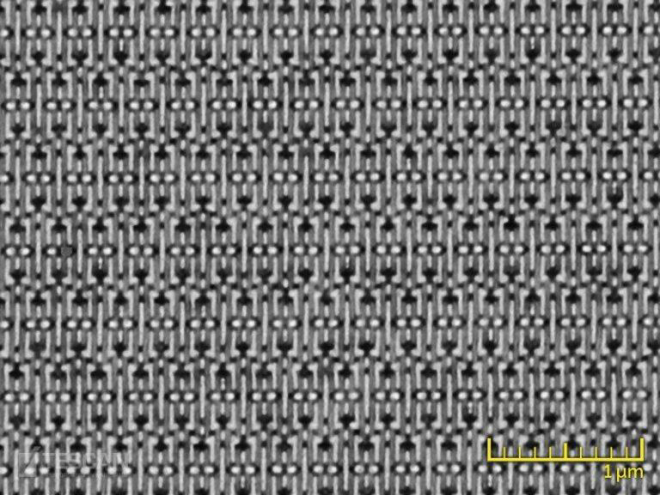
#> input picture 3_python/Inputs/Sample image.png, 660 x 495 px
$ jupyter execute 2_segmentation.ipynb
#> lines starting #> are read from the running program, lines starting #| are printed output that depends on the picture; after the words box and inside, x2 and y2 are one past the last pixel; in counts of white or black regions, pixels touching at a corner belong together
[cell 1]
# %%

# IMPORT
# ==============================================================================================
import math
import numpy as np
import cv2
import imageio as iio
import skimage.measure as measure
from matplotlib import pyplot as plt

[cell 2]
# %%

# FUNCTIONS
# ==============================================================================================
def calculate_circularity(area, perimeter):
  circularity = (4 * math.pi * area) / (perimeter * perimeter)
  return circularity


def dilate_mask(mask_raw, dilatation_size=5, dilation_shape=cv2.MORPH_ELLIPSE):
    element = cv2.getStructuringElement(dilation_shape, (2 * dilatation_size + 1, 2 * dilatation_size + 1), (dilatation_size, dilatation_size))
    mask_dilated = cv2.dilate(mask_raw, element)
    return mask_dilated


def filter_mask_1(im_gray, mask_raw):
    mask_label = measure.label(mask_raw)
    props_tab = measure.regionprops_table(mask_label, properties=('centroid', 'area', 'perimeter'))

    area_level = [40, 140]
    perimeter_level = [200, 250]
    circularity_level = [0.85, 10]

    circularity = calculate_circularity(props_tab['area'], props_tab['perimeter'])

    id_area = (props_tab['area']>=area_level[0]) * (props_tab['area']<=area_level[1])
    id_circularity = (circularity>=circularity_level[0]) * (circularity<=circularity_level[1])
    id_keep = id_area * id_circularity

    mask_label_new = mask_label.copy()

    ids = np.unique(mask_label)
    ids = ids[1:] # ignore background value 0

    for i in range(ids.shape[0]):

        tem = (mask_label==ids[i])
        tem_2 = tem * im_gray

        if (not id_keep[i]) or (tem_2.max() < 215): # filter by area and intensity
            tem = tem * ids[i]
            mask_label_new  = mask_label_new  - tem

    # plt.imshow(mask_label_new)

    mask_output = (mask_label_new > 0).astype(np.uint8)

    return mask_output


def filter_mask_2(mask_raw):
    mask_label = measure.label(mask_raw)
    props_tab = measure.regionprops_table(mask_label, properties=('centroid',))

    sum_x_direction = np.sum(mask_raw, axis=1)

    mask_label_new = mask_label.copy()

    ids = np.unique(mask_label)

    for i in range(1, ids.shape[0]):

        center_y = int(props_tab['centroid-0'][i-1])

        if sum_x_direction[center_y] < mask_raw.shape[0]/4:

            tem = (mask_label==ids[i])
            tem = tem * ids[i]

            mask_label_new = mask_label_new - tem

    # plt.imshow(mask_label_new)
    mask_output = (mask_label_new > 0).astype(np.uint8)

    return mask_output

[cell 3]
# %%

# READ IMAGE
# ==============================================================================================
image = cv2.imread('Inputs/Sample image.png')
#> image is the input picture: shape (495, 660, 3); mean B, G, R 116.3, 116.8, 116.9
im_gray = cv2.cvtColor(image, cv2.COLOR_BGR2GRAY)
plt.imshow(im_gray, cmap='gray')
plt.show()

[cell 4]
# %%

# THESHOLD IMAGE TO GENERATE RAW MASK
# ==============================================================================================
lowers = np.array([20])
highers = np.array([150])
mask_raw_1 = cv2.inRange(im_gray, lowers, highers)
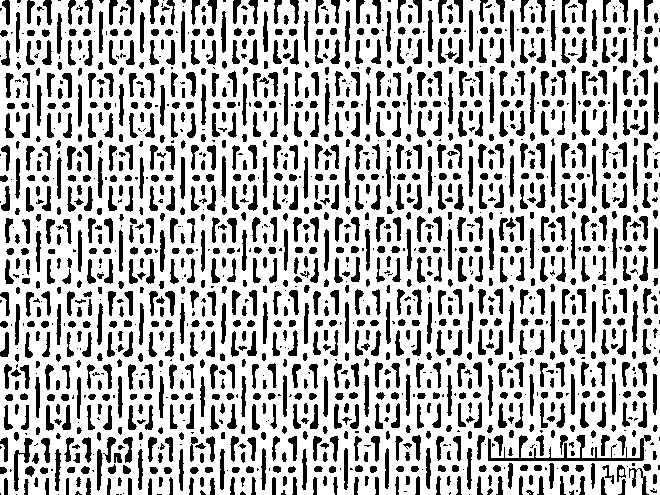
#> mask_raw_1: shape (495, 660); 71.4% white; 1667 black regions (392 under 20 px), largest, box (x1, y1, x2, y2) and area: (488, 435, 651, 461) 976, (14, 438, 33, 491) 301, (489, 228, 494, 270) 179
plt.imshow(mask_raw_1)
plt.show()

[cell 5]
# %%

lowers = np.array([130])
highers = np.array([255])
mask_raw_2 = cv2.inRange(im_gray, lowers, highers)
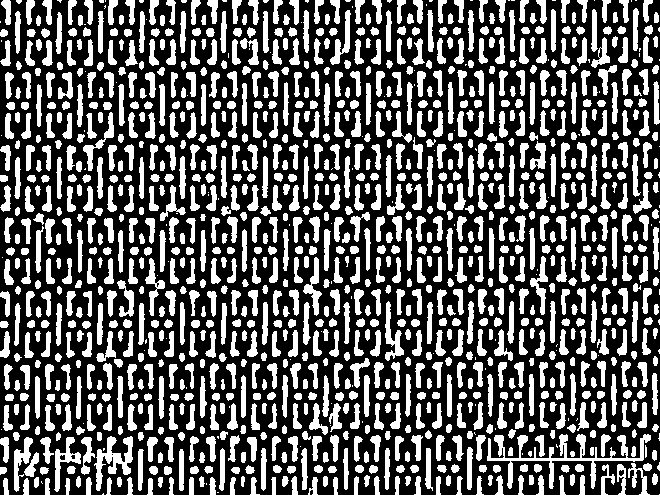
#> mask_raw_2: shape (495, 660); 36% white; 1268 white regions (118 under 20 px), largest, box (x1, y1, x2, y2) and area: (487, 434, 651, 489) 1838, (94, 436, 133, 491) 845, (54, 437, 81, 492) 458
plt.imshow(mask_raw_2)
plt.show()

[cell 6]
# %%

# FILTER RAW MASK
# ==============================================================================================
# Filter mask_raw for 1st time
mask_clean_1 = filter_mask_1(im_gray, mask_raw_2)
#> in filter_mask_1, `mask_label = measure.label(mask_raw)`:
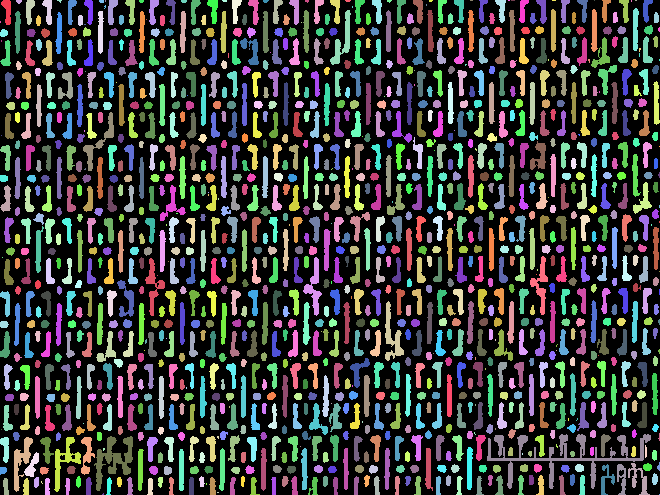
#> mask_label: shape (495, 660) int64; 1269 distinct labels, from 0 to 1268; one colour per label, 0 black
#> in filter_mask_1, `props_tab = measure.regionprops_table(mask_label, properties=('centroi..`: props_tab = 4 items
#> in filter_mask_1, `ids = np.unique(mask_label)`: ids = 1269 values from 0 to 1268
#> in filter_mask_1, `ids = ids[1:]`: ids = 1268 values from 1 to 1268
#> after the loop in filter_mask_1, `for i in range(ids.shape[0]):`:
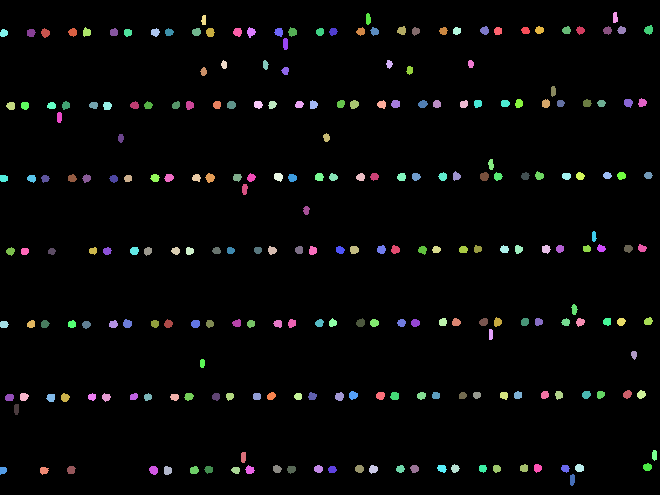
#> mask_label_new: shape (495, 660) int64; 245 distinct labels, from 0 to 1221; one colour per label, 0 black
#> after the loop in filter_mask_1, `for i in range(ids.shape[0]):`: tem: shape (495, 660) int64; values 0 (black) and 1268 (white), 0% white in thin lines or dots, all inside (x1, y1, x2, y2) = (659, 494, 660, 495)
#> in filter_mask_1, `mask_output = (mask_label_new > 0).astype(np.uint8)`: mask_output: shape (495, 660); values 0 (black) and 1 (white), 4.1% white; 244 white regions, largest, box (x1, y1, x2, y2) and area: (205, 173, 215, 183) 67, (480, 172, 489, 181) 66, (644, 25, 653, 35) 64
plt.imshow(mask_clean_1)
plt.show()

[cell 7]
# %%

# Filter mask_raw for 2nd time
mask_clean_2 = filter_mask_2(mask_clean_1)
#> in filter_mask_2, `mask_label = measure.label(mask_raw)`:
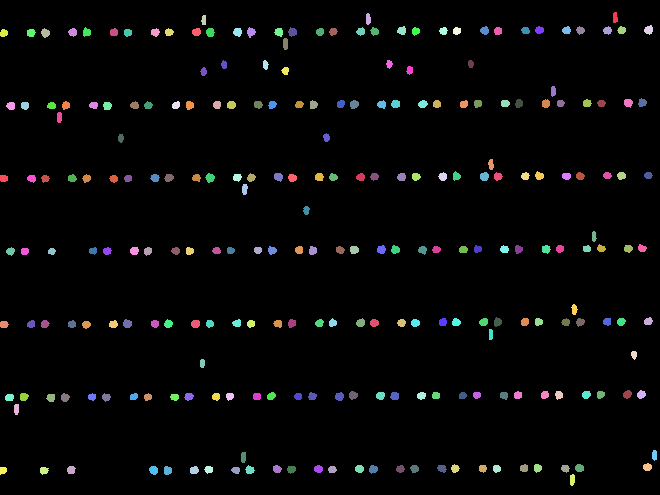
#> mask_label: shape (495, 660) int64; 245 distinct labels, from 0 to 244; one colour per label, 0 black
#> in filter_mask_2, `props_tab = measure.regionprops_table(mask_label, properties=('centroi..`: props_tab = 2 items
#> in filter_mask_2, `sum_x_direction = np.sum(mask_raw, axis=1)`: sum_x_direction = 495 values, max 272 at index 177, min 0 at index 0, mean 26.76
#> in filter_mask_2, `ids = np.unique(mask_label)`: ids = 245 values from 0 to 244
#> the loop in filter_mask_2, `for i in range(1, ids.shape[0]): ` made 244 passes
#> center_y on passes 1 to 3: 17, 18, 19
#> after the loop in filter_mask_2, `for i in range(1, ids.shape[0]):`: mask_label_new: shape (495, 660) int64; 218 distinct labels, from 0 to 243
#> after the loop in filter_mask_2, `for i in range(1, ids.shape[0]):`: tem: shape (495, 660) int64; values 0 (black) and 244 (white), 0.02% white; 1 white region, box (x1, y1, x2, y2) and area: (570, 474, 575, 486) 52
#> in filter_mask_2, `mask_output = (mask_label_new > 0).astype(np.uint8)`:
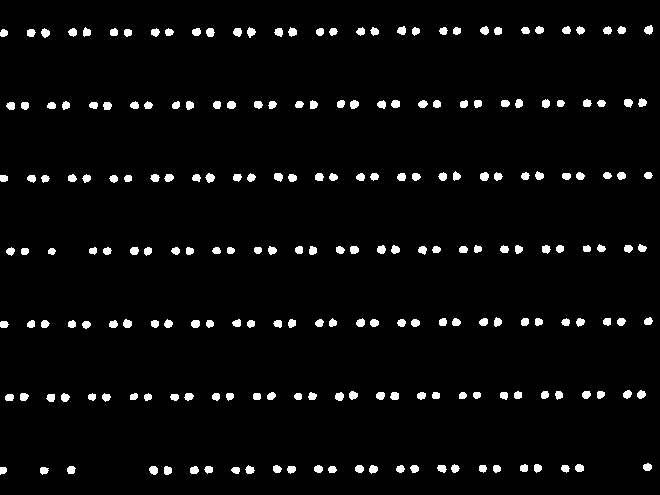
#> mask_output: shape (495, 660); values 0 (black) and 1 (white), 3.7% white; 217 white regions, largest, box (x1, y1, x2, y2) and area: (205, 173, 215, 183) 67, (480, 172, 489, 181) 66, (644, 25, 653, 35) 64
plt.figure()
plt.imshow(mask_clean_2)
plt.show()

[cell 8]
# %%

# Dilate filtered mask
dilatation_size = 5
dilation_shape = cv2.MORPH_ELLIPSE
mask_dilated = dilate_mask(mask_clean_2, dilatation_size, dilation_shape)
#> in dilate_mask, `mask_dilated = cv2.dilate(mask_raw, element)`: mask_dilated: shape (495, 660); values 0 (black) and 1 (white), 16.3% white; 114 white regions, largest, box (x1, y1, x2, y2) and area: (228, 22, 261, 43) 526, (144, 461, 177, 480) 518, (269, 22, 302, 42) 517
plt.imshow(mask_dilated)
plt.show()

[cell 9]
# %%

# Combine mask
mask_combined = (mask_raw_1 * mask_dilated) / 255
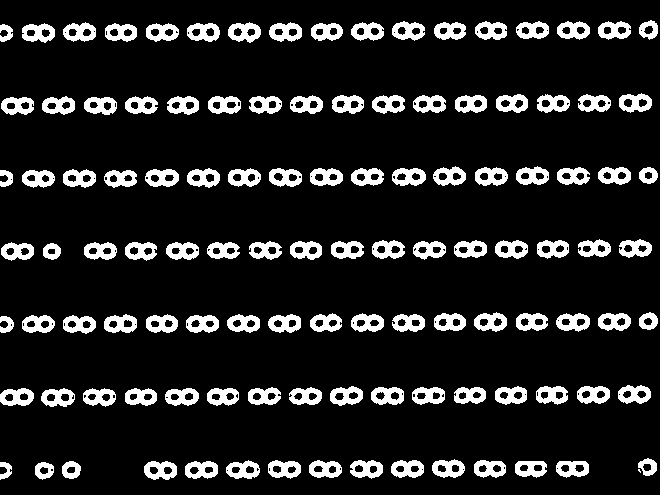
#> mask_combined: shape (495, 660) float64; values 0 (black) and 1 (white), 13.1% white; 115 white regions (1 under 20 px), largest, box (x1, y1, x2, y2) and area: (228, 22, 261, 43) 425, (269, 22, 302, 42) 420, (22, 23, 55, 43) 418
iio.imwrite('Outputs/mask_combined.tif', mask_combined.astype(np.uint8)*255)
plt.imshow(mask_combined)
plt.show()

[cell 10]
# %%

# OVERLAY MASK ON IMAGE
# ==============================================================================================
mask_color = np.zeros([mask_combined.shape[0], mask_combined.shape[1], 3]).astype(np.uint8)
mask_color[:, :, 0] = mask_combined * 255
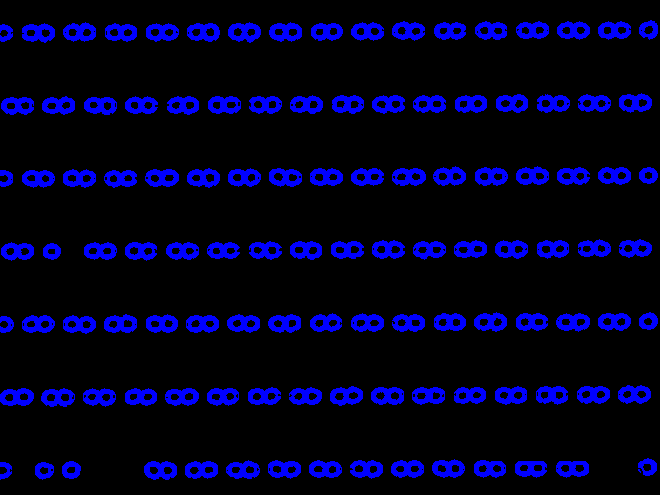
#> mask_color: shape (495, 660, 3); mean of channels 0, 1, 2 33.5, 0, 0; drawn as B, G, R

alpha = 0.8
im_overlay = cv2.addWeighted(image, alpha, mask_color, 1-alpha, 0)
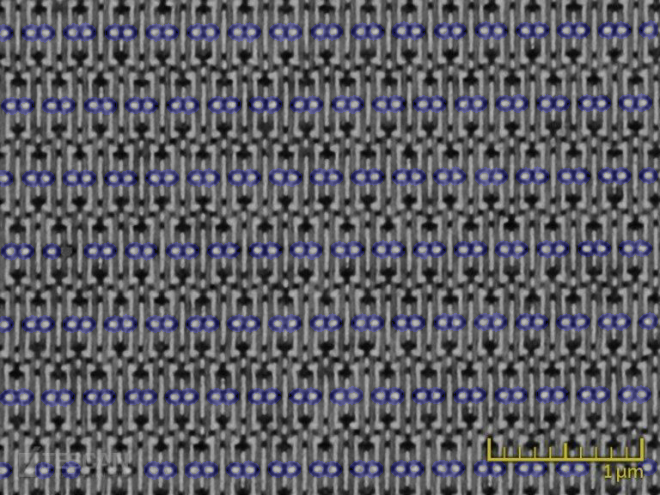
#> im_overlay: shape (495, 660, 3); mean B, G, R 99.7, 93.5, 93.5
iio.imwrite('Outputs/im_overlay.png', im_overlay)
plt.imshow(im_overlay)
plt.show()

[cell 11]
# %%

# APPLY MASK TO IMAGE
# ==============================================================================================
im_segment = (mask_combined * im_gray).astype(np.uint8)
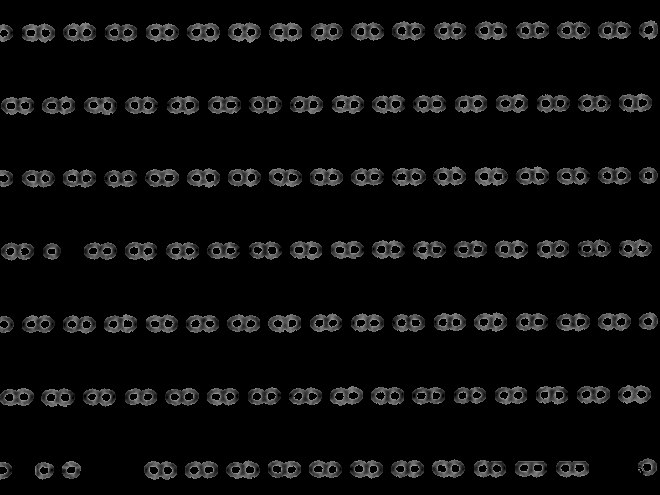
#> im_segment: shape (495, 660); min 0, max 150, mean 11.2
iio.imwrite('Outputs/im_segment.png', im_segment)
plt.imshow(im_segment, cmap='gray')
plt.show()

[cell 12]
# %%

# APPLY MASK TO IMAGE
# ==============================================================================================
fig = plt.figure(figsize=(12, 10))

# plt.rcParams.update({'font.size': 16})
plt.subplot(2, 2, 1); plt.imshow(image)
plt.title('Raw Image')

plt.subplot(2, 2, 2); plt.imshow(mask_combined)
plt.title('Segmentation Mask')

plt.subplot(2, 2, 3); plt.imshow(im_overlay)
plt.title('Overlay Image')

plt.subplot(2, 2, 4); plt.imshow(im_segment, cmap='gray')
plt.title('Segmentation Image')

plt.savefig('Outputs/im_all.png')
#> figure, not shown here; B, G, R data is drawn as R, G, B

plt.show()
